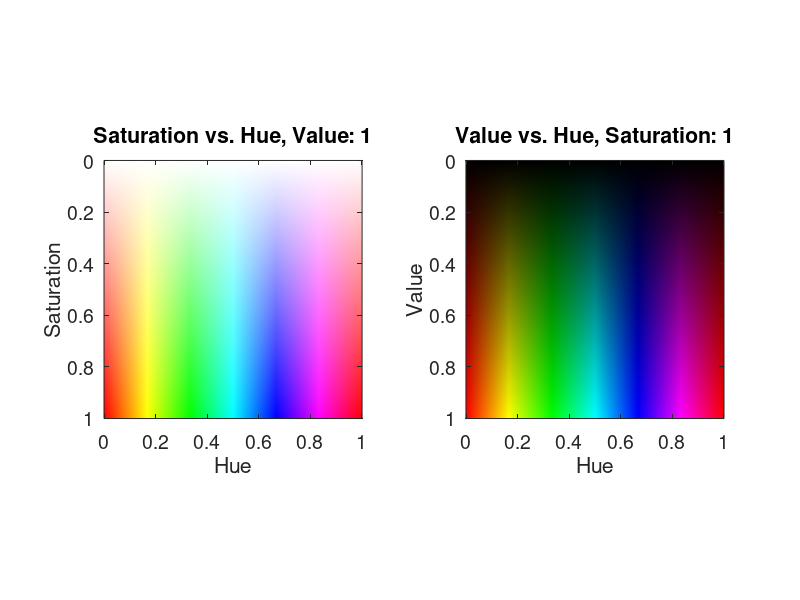

Recreate this plot in MATLAB.
%Pratap Luitel
%4/24/2015
%ENGS 111, HW-3, Problem 2

binSize = 1000;
xAxis=linspace(0,1,binSize);
yAxis=linspace(0,1,binSize)';
%hue matrix, column ranging from 0-100(increasing to the right)
H = repmat(xAxis,binSize,1); 
%saturation matrix, rows range from 0-100(increaing up)
S = repmat(yAxis,1,binSize); 
%value matrix, columns range from 0-100(increasing to the right)
V = repmat(yAxis,1,binSize); %value matrix
%V=1* ones(binSize,binSize);
shImage = cat(3, H, S,ones(binSize,binSize));%fix value(maximum here)
vhImage = cat(3,H,ones(binSize,binSize),V);%fix saturation( maximum here)

fontSize = 14;
figure
subplot(121)
imshow(hsv2rgb(shImage),'XData',[0 1],'YData',[0 1])
title('Saturation vs. Hue, Value: 1','fontsize',fontSize)
xlabel('Hue','fontsize',fontSize)
ylabel('Saturation','fontsize',fontSize)
axis on
set(gca,'fontsize',fontSize)

subplot(122)
imshow(hsv2rgb(vhImage),'XData',[0 1],'YData',[0 1])
title('Value vs. Hue, Saturation: 1','fontsize',fontSize)
xlabel('Hue','fontsize',fontSize)
ylabel('Value','fontsize',fontSize)
axis on
set(gca,'fontsize',fontSize)

fprintf('I created 3 2-d matrices, H, S and V and combined them to\n');
fprintf('get an HSV image color map\n');
fprintf('The hue values in H matrix ranged from 0 to 1 across 1000 columns.\n');
fprintf('The number of columns is stored by the variable binSize\n');
fprintf('Similarly, I made another 2d matrix for saturation and value.\n');
fprintf('To display hue vs. saturation, I concatenated H and S matrices with\n');
fprintf('a V matrix that was all ones. I then coverted this HSV image to an RGB\n');
fprintf('to pring the image on screen. \n');
fprintf('Hue vs. Value was plotted in exactly similar fashion.\n')
